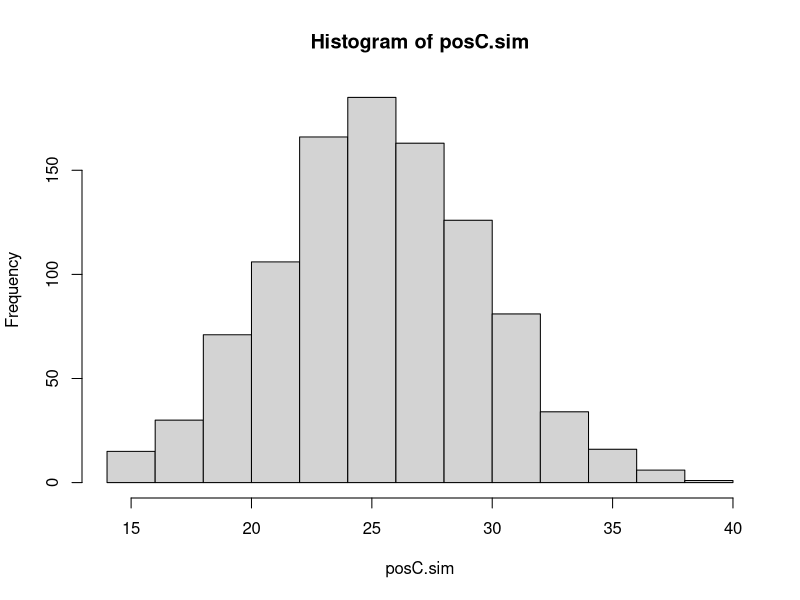
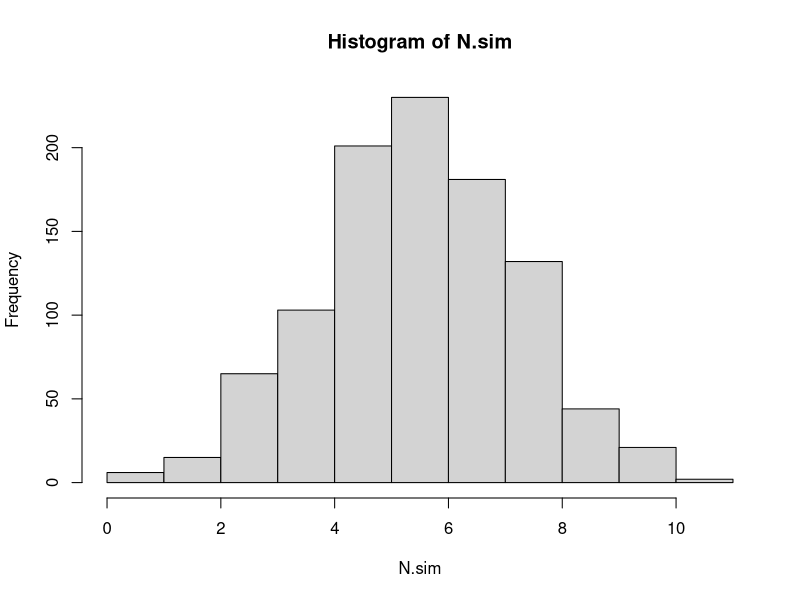
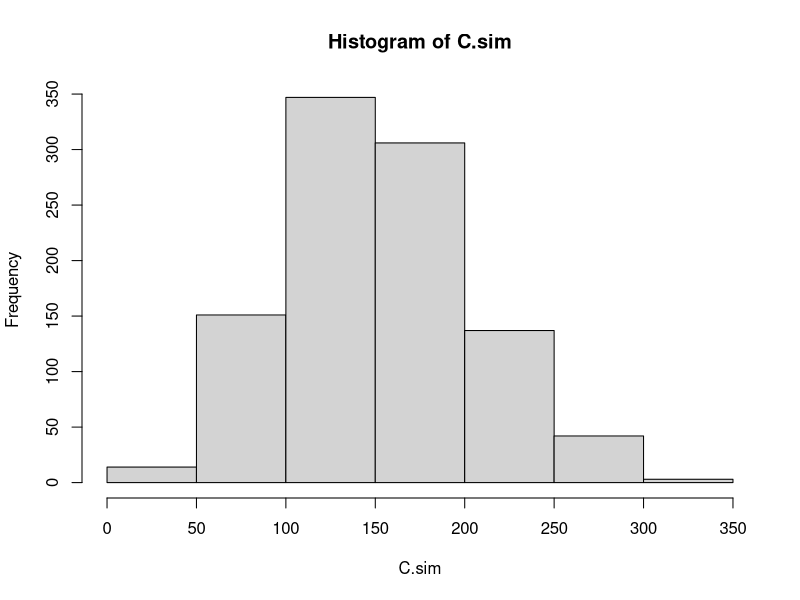

Recreate these plots in R, in order.
###################################################################################

# FISH 604 Modern Applied Statistics
# Module 2: Illustrate expected value and variance of a product and sum
# Franz Mueter
# Last modified: July 31, 2021

###################################################################################

# Example: Estimate total number of crab caught in
#          personal use Dungeness crab pot fishery


# Number of pot lifts in three bays in SE Alaska:
N = c(A=86, B=123, c=58)

# Probability of catching one or more crab in a given pot lift by bay
# (estimated previously):
p = c(A=0.3, B=0.5, C=0.8)

# Average number of crab and standard deviation per trap, given crab are caught 
# (estimated from previous sampling):
mu = c(A=6, B=8, c=8)
sd = c(A=1.8, B=2.2, c=3)

# Let Xi = Ni * fi be the number of successful pot lifts in Bay i
# Let Yi be the number of crab caught in a succeessful pot lift in Bay i

# Expected number of of crab caught in a given bay:
#     E(i) = E(Xi * Yi)
#          = E(Xi) * E(Yi)      
#          = E(Ni * fi) * mui
#          = Ni * E(fi) * mui
#          = Ni *  pi   * mui

(C = N * p * mu)

# Total catch:
sum(C)

# Variance of total catch:
# var(Ci) = var(Xi * Yi)
#          = E(Yi)^2 * var(Xi) + E(Xi)^2 * var(Yi) + var(Xi) * var(Yi)
# with: E(Xi) = Ni * pi; E(Yi) = mui; var(Xi) = Ni * pi * (1-pi); and var(Yi) = sdi^2
# var(Ci) = mui^2 * (Ni * pi * (1-pi)) + (Ni*pi)^2 * sdi^2 + Ni * pi * (1-pi) * sdi^2

# Variance by bay:
(VAR = mu^2 * (N * p * (1-p)) + (N*p)^2 * sd^2 + N * p * (1-p) * sd^2)
# Standard errors by bay:
sqrt(VAR)

# Standard errors of the total number of crab
sd.C <- sqrt(sum(VAR))

# 95% Confidence Interval for total catch assuming normal distribution:
cat(round(sum(C) - 1.96*sd.C), "to",  round(sum(C) + 1.96*sd.C), "Dungeness crab")


###########################################################################
# The next section illustrates some basic simulations, which are sometimes
# useful simply to check your calculations and to get a better feel for the
# variability in derived / estimated quantities

# Simulations are of course also critical to many analyses such as
# randomization tests and ecological modeling

## A basic simulation of the average number of crab that might be caught in  
## Bay A, and its variance, under the assumptions outlined above:

# First, simulate the number of pots (out of N[1] = 86) that successfully catch crab 
# given a probability of p[1] = 0.3 that a pot catches any crab. 
# Here we generate 1000 random draws, assuming a 30% (p[1]) chance of catching anything

# We use the binomial distribution: Each out of the 1000 draws simulates N[1] = 86
# random flips of a coin (0/1) and tallies the number of heads or "successes" (1)
(posC.sim <- rbinom(1000, N[1], p[1]))

# Examine the distribution of the number of successful pot lifts, which gives you a 
# visual summary of the expected variability of successful pot lifts:
hist(posC.sim)

# Look at the average number of pots with crab from 1000 random "realizations"
# This should be fairly close to p[1] * N[1] = 0.3 * 86 = 25.8
mean(posC.sim)   

# Now we simulate the number of crab per pot, given that a pot catches crab
# and assuming that the number of crab caught is approximately normally 
# distributed with the mean and standard deviation previously estimated
(N.sim <- round(rnorm(1000, mu[1], sd[1])))  # Simulated number of crab where present
hist(N.sim)

# Total number of crab in Bay A from 1000 simulations:
C.sim <- posC.sim * N.sim  # Simulated total number of crab -- this works because vectors are the samelength, so the vectors are just multiplied element by element
hist(C.sim)
mean(C.sim)     # Average of simulations (should be close to p*n*mu)
var(C.sim)      # Simulated variance

##### Example: Variance of a sum of two correlated random variables, x and y:

# In the previous example, we assumed that the catches in each bay are independent
# of the catches in the other bays (probably a reasonable assumption), which is a 
# necesary assumption for adding the variances:
#         var(C) = var(C_A) + var(C_B) + var(C_C)

# The next section shows you how to simulate two correlated random variables,
# which easily extends to more than 2 variables

# We then compare the variance of the two simulated variables to the
# theoretical variance based on the formula you saw in class [Mod 2 Basics(1)]:
#     var(X + Y) = var(X) + var(Y) + 2*cov(X,Y)

# You will need the following package:
library(mvtnorm)

# generate two correlated random variables
sig2.1 <- 4  # Assumed variance of variable 1
sig2.2 <- 3 # Assumed variance of variable 2
sig.12 <- 2  # Assumed covariance of variables 1 and 2

# Set up the variance-covariance matrix
(sig <- matrix(c(sig2.1,sig.12,sig.12,sig2.2),2,2))

# Exercise 1a: Compute the corresponding correlation matrix
#  (i.e. standardize variances and covariances appropriately)
# based on definition of correlation in Mod 2 Basics(1)

# Insert answer here and submit completed script file
# OR, preferably, simply paste code as text into Canvas 

# Simulate data and estimate variance, sample size 1000:
X <- rmvnorm(1000, sigma = sig)
dimnames(X)[[2]] <- c("x","y")
X

#FORMULA: var(X + Y) = var(X) + var(Y) + 2*cov(X,Y)
# Variance of the sum of the two simulated variables (x+y):
var(X[,"x"] + X[,"y"])  

# Compare to "true" variance:
sig2.1 + sig2.2 + 2*sig.12

# Exercise 1b: Repeat with a larger simulated sample size.
#              With increasing sample size, does the simulated
#              variance converge on the "true" variance

# Insert answer here and submit completed script file
# OR, preferably, simply paste code as text into Canvas 

X <- rmvnorm(1000000, sigma = sig)
dimnames(X)[[2]] <- c("x","y")
X

#FORMULA: var(X + Y) = var(X) + var(Y) + 2*cov(X,Y)
# Variance of the sum of the two simulated variables (x+y):
var(X[,"x"] + X[,"y"])  

# Compare to "true" variance:
sig2.1 + sig2.2 + 2*sig.12
